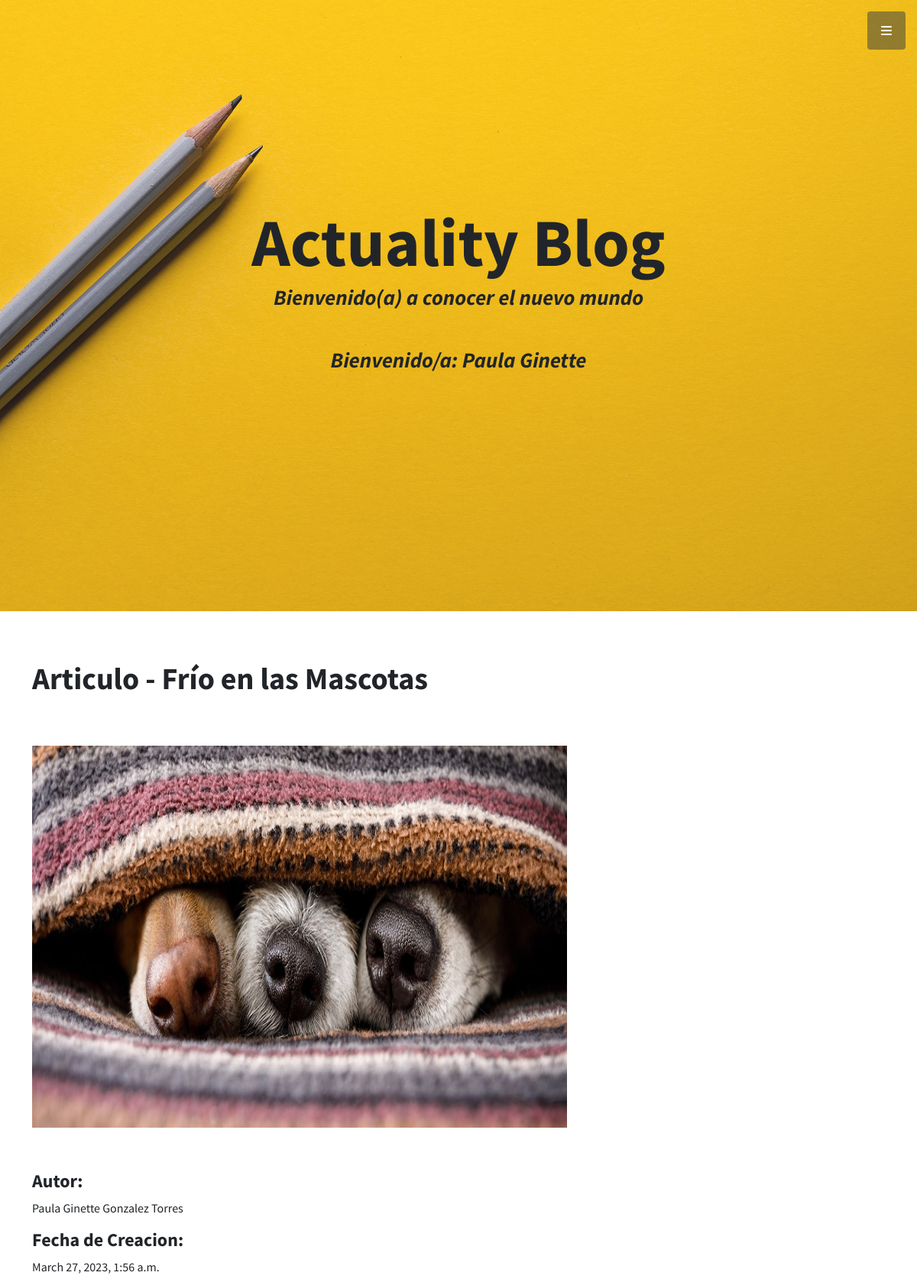
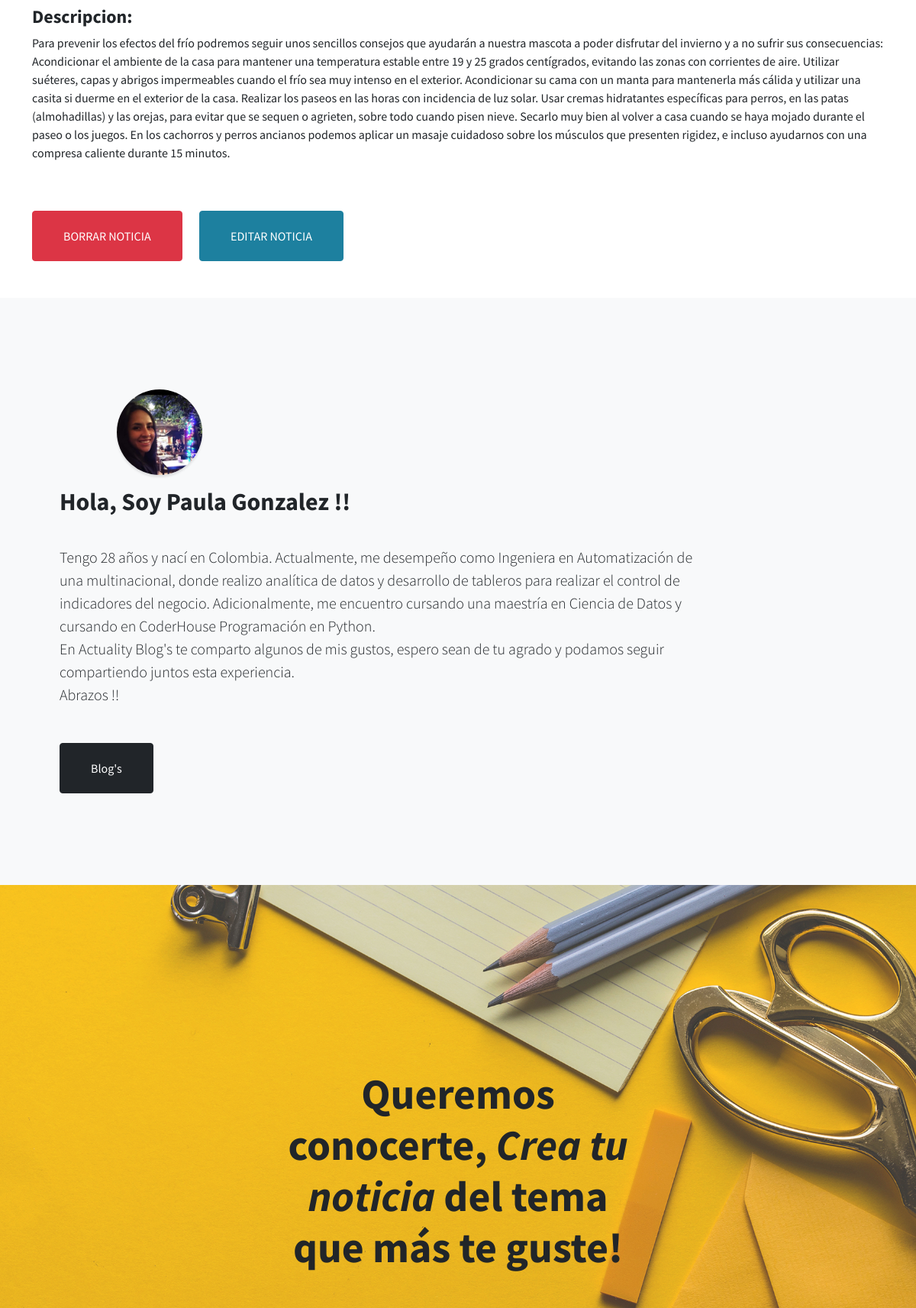
Page /mascotaDetalle/2/ (signed in, upper part) on the committed database (2 pictures, top to bottom).
### App/models.py (models this page shows)
class NoticiaBlog(models.Model):
    TipoNoticia = (
    ('mascotas','Mascotas'),
    ('viajes','Viajes'),
    ('tecnologia','Tecnologia'),
    ('entrenamiento','Entrenamiento'),
    )
    autor = models.CharField(max_length=300)
    categoriaN = models.CharField(max_length=20, choices=TipoNoticia, default='')
    encabezado = models.CharField(max_length=300)
    descripcion = models.TextField(null=False, blank=False)
    fechaCreacion = models.DateTimeField(auto_now_add=True)
    email = models.EmailField()
    imagenNoticias = models.ImageField(null=False, blank=False, upload_to="imagenes/")

### App/views.py (the view)
# urls.py: path('mascotaDetalle/<int:pk>/', views.mascotaDetalle.as_view(), name='mascota'),
class mascotaDetalle(LoginRequiredMixin, DetailView):
    model = NoticiaBlog
    context_object_name = 'mascota'
    template_name = 'App/MascotaDetalle.html'

### App/templates/App/MascotaDetalle.html (shortened to what this page needs)
{% extends 'App/index.html' %}
    {% load static %}
{% block contenidoQueCambia %}
<br>
<br>
<div class="container text-left">
    <p><h1>Articulo - {{mascota.encabezado}}</h1></p>
    <br>
    <br>
    {% if mascota.imagenNoticias %}
        <p><img src="{{mascota.imagenNoticias.url}}" width="700" height="500" alt=""></p>
    {% endif %}
    <br>
    <p><h4>Autor: </h4>{{mascota.autor}}</p>
    <p><h4>Fecha de Creacion:</h4>{{mascota.fechaCreacion}}</p>
    <p><h4>Descripcion:</h4>{{mascota.descripcion}}</p>
    <br>
    <br>
    {% if request.user.is_superuser %}
    <a href="{% url 'App:Mascota_Delete' mascota.id %}"><button type="submit" id="submit" class="btn btn-danger btn-xl text-uppercase" data-bs-dismiss="modal" type="button">Borrar Noticia</button></a>
    <a href="{% url 'App:Mascota_Edit' mascota.id %}"><button type="submit" id="submit" class="btn btn-primary btn-xl text-uppercase" data-bs-dismiss="modal" type="button">Editar Noticia</button></a>
    {% endif %}
</div>
<br>
<br>
{% endblock %}

### App/templates/App/index.html (shortened to what this page needs)
<!DOCTYPE html>
<html lang="es">
    {% load static%}
    <head>
        <link href="https://cdnjs.cloudflare.com/ajax/libs/simple-line-icons/2.5.5/css/simple-line-icons.min.css" rel="stylesheet" />
        <link href="{% static 'App/css/styles.css' %}" rel="stylesheet" />
    </head>
    <body id="page-top">
        <a class="menu-toggle rounded" href="#"><i class="fas fa-bars"></i></a>
        <header class="masthead d-flex align-items-center">
            <div class="container px-4 px-lg-5 text-center">
                <h1 class="mb-1">Actuality Blog </h1>
                <h3 class="mb-5"><em>Bienvenido(a) a conocer el nuevo mundo</em></h3>
                <h3 class="mb-5"><em>Bienvenido/a: {{request.user.first_name}}  </em></h3>
            </div>
        </header>
        {% block contenidoQueCambia %}
        {% endblock %}
        <section class="content-section bg-light" id="about">
            <div class="container px-4 px-lg-5 text-left">
                    <div class="col-lg-3 col-md-6 mb-5 mb-lg-0">
                        <img class="service-icon rounded-circle mx-auto mb-3" src="{% static 'App/assets/img/aboutme.jpg' %}"alt="" />
                    </div>
                <div class="row gx-4 gx-lg-5 justify-content-left">
                    <div class="col-lg-10">
                        <h2>Hola, Soy Paula Gonzalez !! </h2>
                        <p class="lead mb-5">
                             <br>
                            Tengo 28 años y nací en Colombia. Actualmente, me desempeño como Ingeniera en Automatización de una multinacional, donde realizo analítica de datos y desarrollo de tableros para realizar el control de indicadores del negocio.
                             Adicionalmente, me encuentro cursando una maestría en Ciencia de Datos y cursando en CoderHouse Programación en Python.
                             <br>
                             En Actuality Blog's te comparto algunos de mis gustos, espero sean de tu agrado y podamos seguir compartiendo juntos esta experiencia.
                             <br>
                             Abrazos !!
                        </p>
                        <a class="btn btn-dark btn-xl" href="#portfolio">Blog's</a>
                    </div>
                </div>
            </div>
        </section>
        <section class="callout">
            <div class="container px-4 px-lg-5 text-center">
                <h2 class="mx-auto mb-5">
                    Queremos conocerte,
                    <em>Crea tu noticia</em>
                    del tema que más te guste!
                </h2>
            </div>
        </section>
    </body>
</html>

### rows in the picture
NoticiaBlog: encabezado "Frío en las Mascotas", imagenNoticias (picture), autor "Paula Ginette Gonzalez Torres", fechaCreacion "March 27, 2023, 1:56 a.m.", descripcion "Para prevenir los efectos del frío podremos seguir unos sencillos consejos que ayudarán a nuestra mascota a poder disfrutar del invierno y a no sufrir sus consecuencias: Acondicionar el ambiente de la casa para mantener una temperatura estable entre 19 y 25 grados centígrados, evitando las zonas con corrientes de aire. Utilizar suéteres, capas y abrigos impermeables cuando el frío sea muy intenso en el exterior. Acondicionar su cama con un manta para mantenerla más cálida y utilizar una casita si duerme en el exterior de la casa. Realizar los paseos en las horas con incidencia de luz solar. Usar cremas hidratantes específicas para perros, en las patas (almohadillas) y las orejas, para…"

### other values in the picture
{{ request.user.first_name }} "Paula Ginette"
